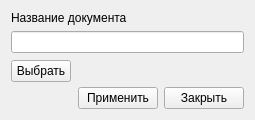
<?xml version="1.0" encoding="UTF-8"?>
<ui version="4.0">
    <class>Form</class>
    <widget class="QWidget" name="Form">
        <property name="geometry">
            <rect>
                <x>0</x>
                <y>0</y>
                <width>255</width>
                <height>106</height>
            </rect>
        </property>
        <property name="windowTitle">
            <string>Добавление документа</string>
        </property>
        <layout class="QGridLayout" name="gridLayout_2">
            <item row="0" column="0">
                <layout class="QGridLayout" name="gridLayout">
                    <item row="2" column="0">
                        <layout class="QHBoxLayout" name="horizontalLayout">
                            <item>
                                <widget class="QPushButton" name="chooseDoc_pushButton">
                                    <property name="minimumSize">
                                        <size>
                                            <width>60</width>
                                            <height>22</height>
                                        </size>
                                    </property>
                                    <property name="maximumSize">
                                        <size>
                                            <width>0</width>
                                            <height>20</height>
                                        </size>
                                    </property>
                                    <property name="text">
                                        <string>Выбрать</string>
                                    </property>
                                </widget>
                            </item>
                            <item>
                                <widget class="QLabel" name="docPass_label">
                                    <property name="maximumSize">
                                        <size>
                                            <width>16777215</width>
                                            <height>20</height>
                                        </size>
                                    </property>
                                    <property name="text">
                                        <string/>
                                    </property>
                                </widget>
                            </item>
                        </layout>
                    </item>
                    <item row="1" column="0">
                        <widget class="QLineEdit" name="docName_lineEdit"/>
                    </item>
                    <item row="0" column="0">
                        <widget class="QLabel" name="doc_name_txt_label">
                            <property name="maximumSize">
                                <size>
                                    <width>16777215</width>
                                    <height>14</height>
                                </size>
                            </property>
                            <property name="text">
                                <string>Название документа</string>
                            </property>
                        </widget>
                    </item>
                    <item row="3" column="0">
                        <layout class="QHBoxLayout" name="horizontalLayout_2">
                            <item>
                                <spacer name="horizontalSpacer">
                                    <property name="orientation">
                                        <enum>Qt::Horizontal</enum>
                                    </property>
                                    <property name="sizeHint" stdset="0">
                                        <size>
                                            <width>40</width>
                                            <height>20</height>
                                        </size>
                                    </property>
                                </spacer>
                            </item>
                            <item>
                                <widget class="QPushButton" name="ok_pushButton">
                                    <property name="text">
                                        <string>Применить</string>
                                    </property>
                                </widget>
                            </item>
                            <item>
                                <widget class="QPushButton" name="close_pushButton">
                                    <property name="text">
                                        <string>Закрыть</string>
                                    </property>
                                </widget>
                            </item>
                        </layout>
                    </item>
                </layout>
            </item>
            <item row="1" column="0">
                <spacer name="verticalSpacer">
                    <property name="orientation">
                        <enum>Qt::Vertical</enum>
                    </property>
                    <property name="sizeHint" stdset="0">
                        <size>
                            <width>20</width>
                            <height>40</height>
                        </size>
                    </property>
                </spacer>
            </item>
        </layout>
    </widget>
    <resources/>
    <connections/>
</ui>
